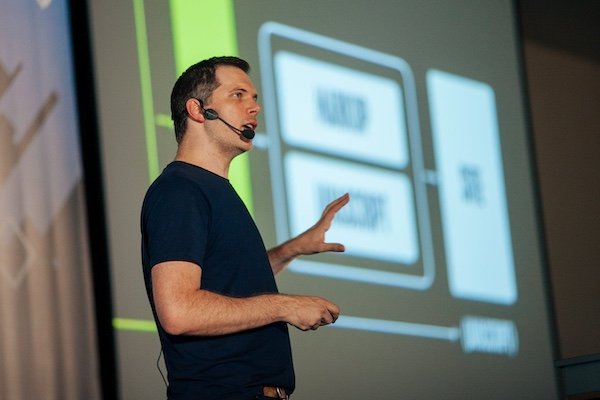
#> input picture src/images/hall-of-fame/phil-hawksworth.jpg, 600 x 400 px
$ python -i cutouts.py   (imports and definitions only)
#> lines starting #> are read from the running program, lines starting #| are printed output that depends on the picture
"""
Greyscale speaker cutouts for the diamond plates, built on the handoff script
in design/v1/assets/speakers/cutout.py, with per-person fixes for photos where
the segmentation model picks up the background.

  python3 -m venv .venv-cutouts && .venv-cutouts/bin/pip install onnxruntime pillow numpy
  # model: u2net_human_seg.onnx (~170 MB) from
  # https://github.com/danielgatis/rembg/releases/download/v0.0.0/u2net_human_seg.onnx
  U2NET_MODEL=/path/to/u2net_human_seg.onnx OUT_DIR=/tmp/cut \
    .venv-cutouts/bin/python scripts/cutouts.py phil-hawksworth.jpg suz-hinton.jpg ...

File names are looked up in src/images/people; results land in OUT_DIR as
<name>-cutout.png (520px wide). Check each one on a coloured background, then
copy it next to the photo and set `portrait` in the person's markdown.
"""
import importlib.util
import os
import sys

from zoom_to_body import zoom_to_body

import numpy as np
from PIL import Image, ImageDraw, ImageFilter

# [2 lines not run here, left out]
spec = importlib.util.spec_from_file_location("cutout", "design/v1/assets/speakers/cutout.py")
cutout = importlib.util.module_from_spec(spec)
# [1 line not run here, left out]

# [1 line that did not run here, left out]
current = {"name": ""}


def polygon_mask(size, head_ellipse, body_polygon):
    """Soft mask (0..1) from a head ellipse (cx, cy, rx, ry) and a body polygon, in image fractions."""
    w, h = size
    img = Image.new("L", size, 0)
    draw = ImageDraw.Draw(img)
    cx, cy, rx, ry = head_ellipse
    draw.ellipse([(cx - rx) * w, (cy - ry) * h, (cx + rx) * w, (cy + ry) * h], fill=255)
    draw.polygon([(x * w, y * h) for x, y in body_polygon], fill=255)
    return np.asarray(img.filter(ImageFilter.GaussianBlur(2))).astype(np.float32) / 255


def patched_mask(im):
    matte = np.asarray(original_mask(im)).astype(np.float32) / 255
    name = current["name"]
    if name.startswith("dominik-dorfmeister"):
        # people stand right behind him: keep only his head and jacket
        matte *= polygon_mask(
            im.size,
            (0.515, 0.44, 0.31, 0.47),
            [(0.36, 0.70), (0.65, 0.65), (1.0, 0.58), (1.0, 1.0), (0.12, 1.0), (0.20, 0.87)],
        )
    if name.startswith("zbyszek-tenerowicz"):
        # flyaway hair reads as solid: raise the bar and erase the wedge above the head
        matte = np.where(matte < 0.85, 0, matte)
        w, h = im.size
        wedge = Image.new("L", im.size, 0)
        ImageDraw.Draw(wedge).polygon(
            [(0, 0), (0.44 * w, 0), (0.44 * w, 0.17 * h), (0.275 * w, 0.345 * h), (0, 0.345 * h)], fill=255
        )
        matte *= 1 - np.asarray(wedge.filter(ImageFilter.GaussianBlur(1.5))).astype(np.float32) / 255
    return Image.fromarray((matte * 255).astype(np.uint8))


cutout.mask = patched_mask

# [9 lines not run here, left out]

>>> import cv2
>>> picture = cv2.imread('../src/images/hall-of-fame/phil-hawksworth.jpg', cv2.IMREAD_GRAYSCALE)
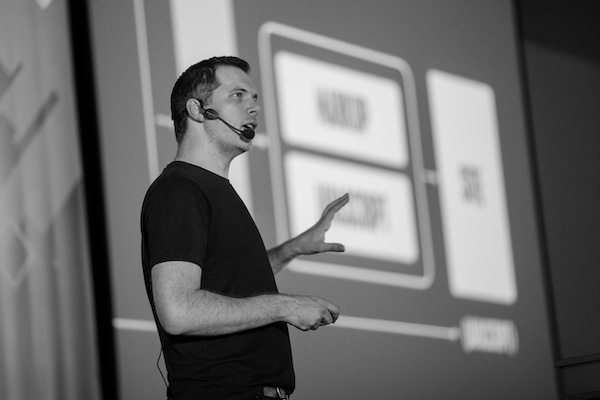
#> picture: shape (400, 600); min 0, max 237, mean 109.5
#> (the run stopped early here; a loop or call above may not have finished)

$ run again, on src/images/hall-of-fame/andrei-pfeiffer.jpg
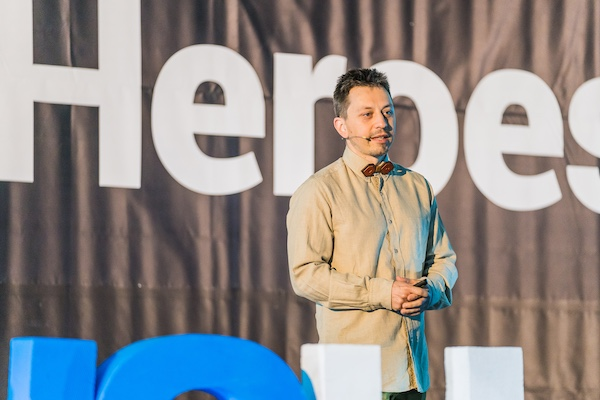
#> input picture src/images/hall-of-fame/andrei-pfeiffer.jpg, 600 x 400 px
#> `picture = cv2.imread('../src/images/hall-of-fame/phil-hawksworth.jpg',..`:
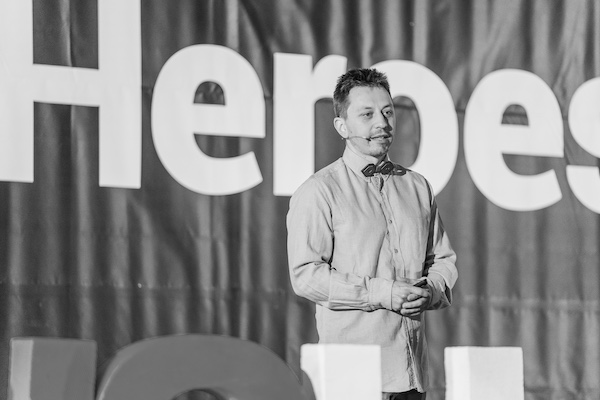
#> picture: shape (400, 600); min 0, max 243, mean 140.9

$ run again, on src/images/hall-of-fame/anjana-vakil.jpg
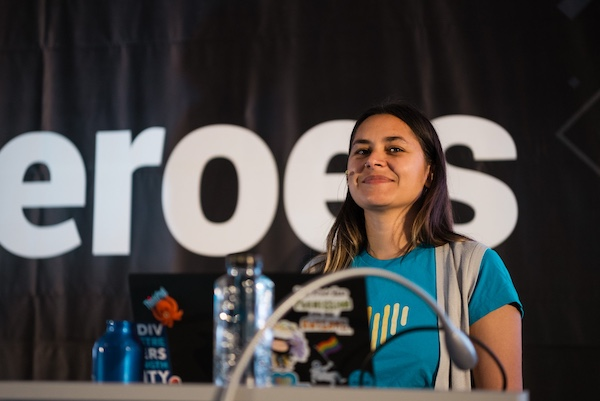
#> input picture src/images/hall-of-fame/anjana-vakil.jpg, 600 x 401 px
#> `picture = cv2.imread('../src/images/hall-of-fame/phil-hawksworth.jpg',..`:
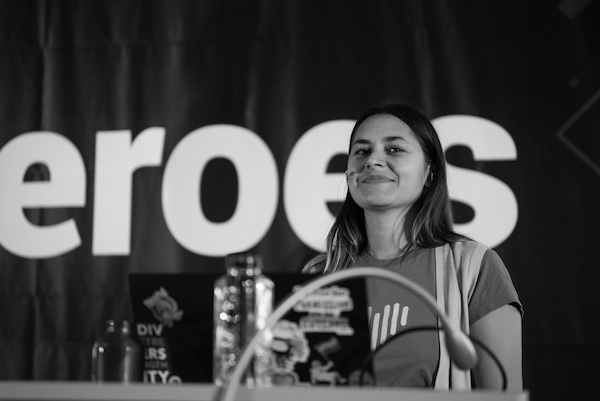
#> picture: shape (401, 600); min 0, max 255, mean 71.9

$ run again, on src/images/hall-of-fame/benedek-gagyi.jpg
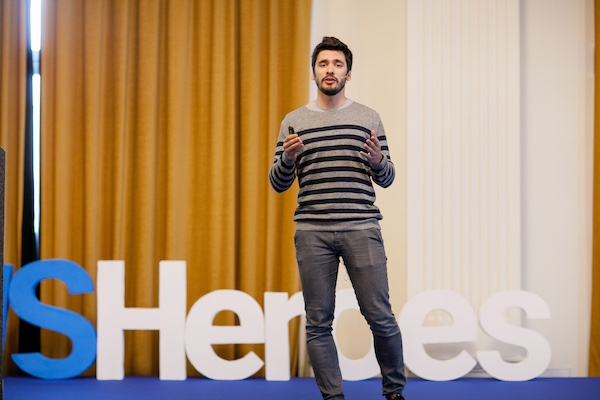
#> input picture src/images/hall-of-fame/benedek-gagyi.jpg, 600 x 400 px
#> `picture = cv2.imread('../src/images/hall-of-fame/phil-hawksworth.jpg',..`:
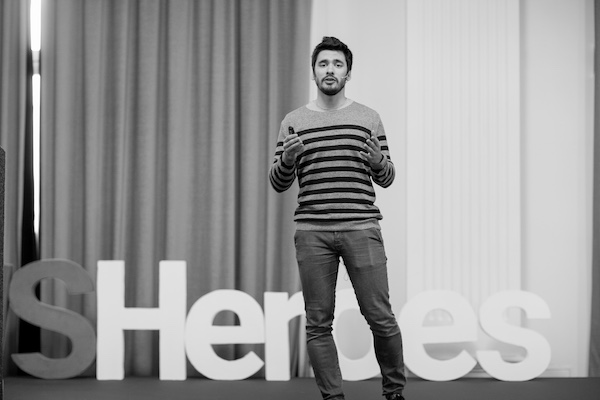
#> picture: shape (400, 600); min 0, max 255, mean 150.8
